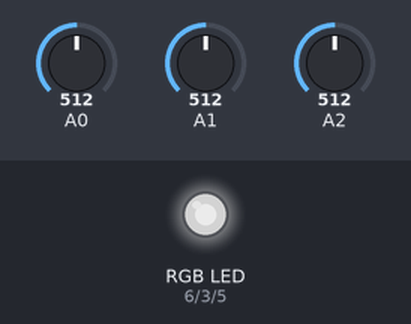
Recording of a sketch running on a simulated Arduino Uno, built with avr-gcc and run on an emulated ATmega328P. Parts: an RGB LED mixed from three pins (HIGH = lit). The test bench sets the inputs (shaded band); at power-on: A0 = 512, A1 = 512, A2 = 512. Dim RGB values are drawn brighter than linear.

Above: at 1.2 s.
1.3 s: A0 set to 716
At 2.5 s:
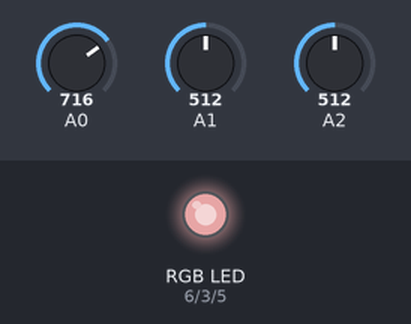
2.8 s: A1 set to 716
At 3.7 s:
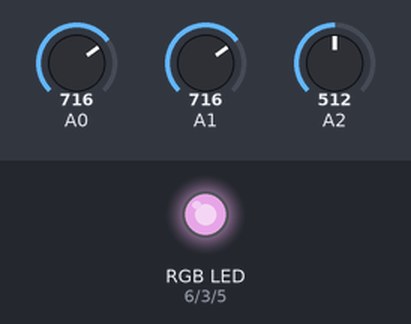
4.3 s: A2 set to 716
At 4.9 s:
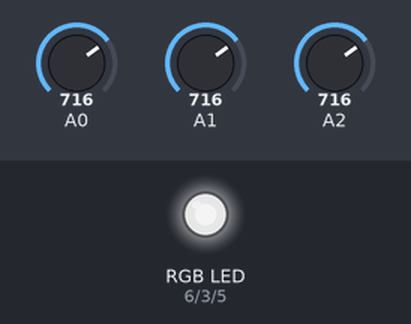
5.8 s: A0 set to 900
At 7.0 s:
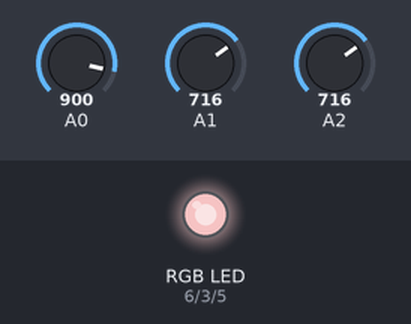
7.3 s: A1 set to 900
At 8.4 s:
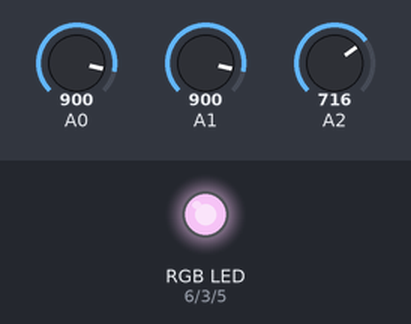
8.8 s: A2 set to 900
At 9.5 s:
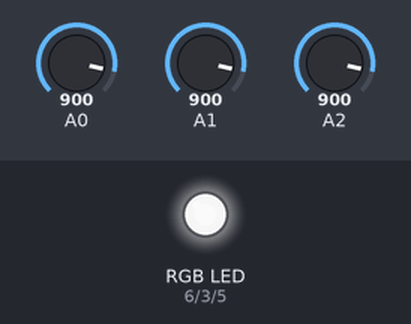
Timing chart, 0 to 11.3 s (numbered marks = the images above; inputs shaded):
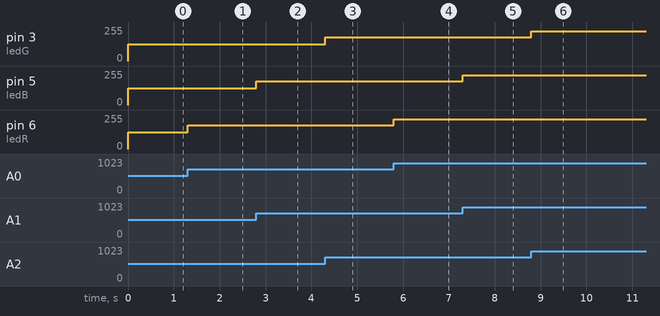

Measured:
- after the input at 1.3 s, pin 6 (ledR): 127/255 → 178/255 at once
- after the input at 2.8 s, pin 5 (ledB): 127/255 → 178/255 at once
- after the input at 4.3 s, pin 3 (ledG): 127/255 → 178/255 at once
- after the input at 5.8 s, pin 6 (ledR): 178/255 → 224/255 at once
- after the input at 7.3 s, pin 5 (ledB): 178/255 → 224/255 at once
- after the input at 8.8 s, pin 3 (ledG): 178/255 → 224/255 at once

The sketch:

Ejercicio_5.ino
```cpp
#define ledR 6
#define ledG 3
#define ledB 5
void setup()
{
	Serial.begin(9600);
  	pinMode(ledR, OUTPUT);
  	pinMode(ledG, OUTPUT);
  	pinMode(ledB, OUTPUT);
}

void loop()
{
  float valorPoteR = analogRead(0);
  float valorPoteB = analogRead(1);
  float valorPoteG = analogRead(2);
  valorPoteR = map(valorPoteR, 0, 1023, 0, 255);
  valorPoteB = map(valorPoteB, 0, 1023, 0, 255);
  valorPoteG = map(valorPoteG, 0, 1023, 0, 255);
  analogWrite(ledR, valorPoteR);
  analogWrite(ledB, valorPoteB);
  analogWrite(ledG, valorPoteG);
}
```
